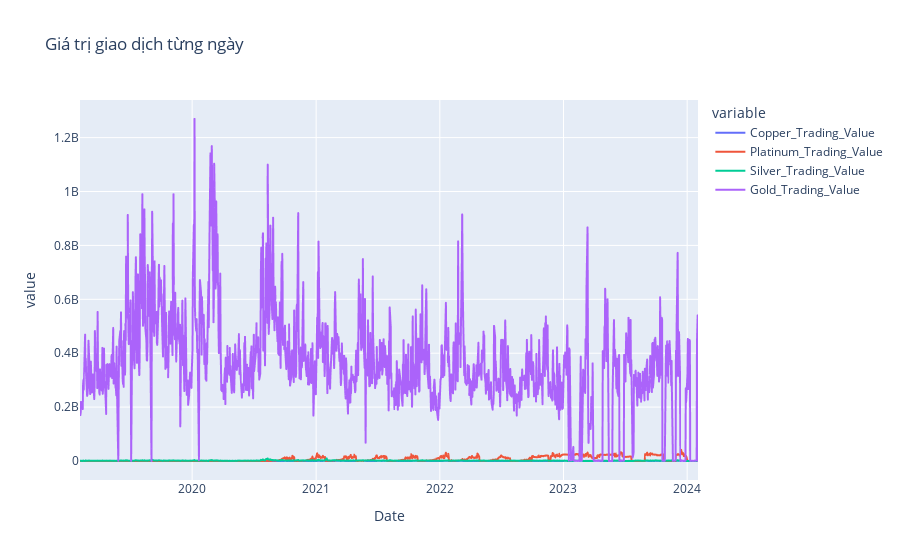

Notebook code cell kept with this figure:
### Code cell
fig = px.line(df_trading_value[trading_value],title="Giá trị giao dịch từng ngày ")
fig.show()

### Figure 1 — Plotly figure (JSON) as saved in the notebook; plotly's stock layout.template omitted (floating-point values rounded to 4 significant figures; data arrays with more than 128 entries replaced by an {"elided": "..."} marker saying what was removed)
{"data": [{"hovertemplate": "variable=Copper_Trading_Value<br>Date=%{x}<br>value=%{y}<extra></extra>", "legendgroup": "Copper_Trading_Value", "line": {"color": "#636efa", "dash": "solid"}, "marker": {"symbol": "circle"}, "mode": "lines", "name": "Copper_Trading_Value", "showlegend": true, "type": "scattergl", "x": {"elided": "1243 str values"}, "xaxis": "x", "y": {"elided": "1243 float values"}, "yaxis": "y"}, {"hovertemplate": "variable=Platinum_Trading_Value<br>Date=%{x}<br>value=%{y}<extra></extra>", "legendgroup": "Platinum_Trading_Value", "line": {"color": "#EF553B", "dash": "solid"}, "marker": {"symbol": "circle"}, "mode": "lines", "name": "Platinum_Trading_Value", "showlegend": true, "type": "scattergl", "x": {"elided": "1243 str values"}, "xaxis": "x", "y": {"elided": "1243 float values"}, "yaxis": "y"}, {"hovertemplate": "variable=Silver_Trading_Value<br>Date=%{x}<br>value=%{y}<extra></extra>", "legendgroup": "Silver_Trading_Value", "line": {"color": "#00cc96", "dash": "solid"}, "marker": {"symbol": "circle"}, "mode": "lines", "name": "Silver_Trading_Value", "showlegend": true, "type": "scattergl", "x": {"elided": "1243 str values"}, "xaxis": "x", "y": {"elided": "1243 float values"}, "yaxis": "y"}, {"hovertemplate": "variable=Gold_Trading_Value<br>Date=%{x}<br>value=%{y}<extra></extra>", "legendgroup": "Gold_Trading_Value", "line": {"color": "#ab63fa", "dash": "solid"}, "marker": {"symbol": "circle"}, "mode": "lines", "name": "Gold_Trading_Value", "showlegend": true, "type": "scattergl", "x": {"elided": "1243 str values"}, "xaxis": "x", "y": {"elided": "1243 float values"}, "yaxis": "y"}], "layout": {"legend": {"title": {"text": "variable"}, "tracegroupgap": 0}, "title": {"text": "Giá trị giao dịch từng ngày "}, "xaxis": {"anchor": "y", "domain": [0, 1], "title": {"text": "Date"}}, "yaxis": {"anchor": "x", "domain": [0, 1], "title": {"text": "value"}}}}
